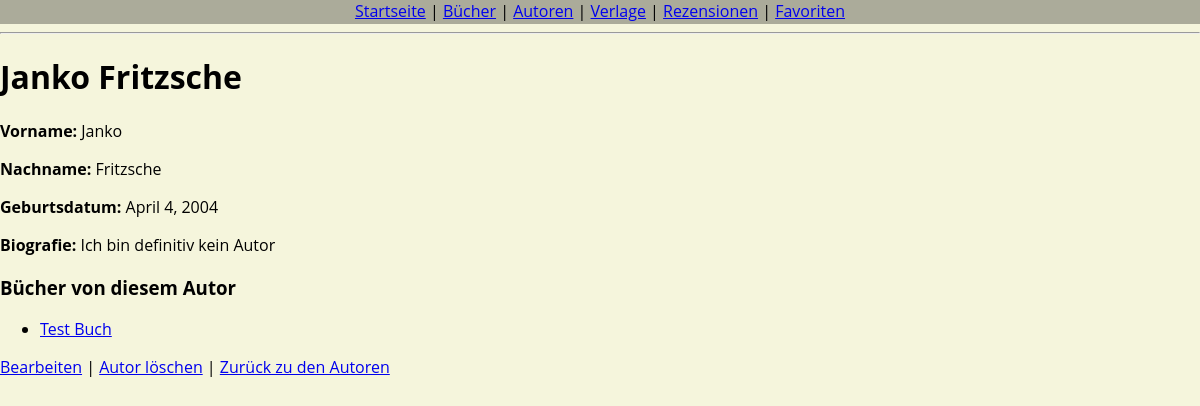
Screenshot of /authors/6/ with the database file from the repository.
### library/models.py (models this page shows, shortened)
class Author(models.Model):
    Vorname = models.CharField(max_length=100)
    Nachname = models.CharField(max_length=100)
    Geburtsdatum = models.DateField(null=True, blank=True)
    Biografie = models.TextField(blank=True)

class BookItem(models.Model):
    Titel = models.CharField(max_length=200)
    Author = models.ForeignKey(Author, on_delete=models.SET_NULL, null=True, blank=True)
    Veröffentlichungsdatum = models.DateField(default=date.today)
    Publisher = models.ForeignKey(Publisher, on_delete=models.CASCADE, null=True, blank=True)
    Genre = models.CharField(max_length=100, blank=True)
    Beschreibung = models.TextField(blank=True)

### library/views.py (the view)
# urls.py: path("authors/<int:pk>/", views.AuthorDetailView.as_view(), name="author_detail"),
class AuthorDetailView(DetailView):
    model = Author
    template_name = "library/author/author_detail.html"
    context_object_name = "author"
    def get_context_data(self, **kwargs):
        context = super().get_context_data(**kwargs)
        context['books'] = BookItem.objects.filter(Author=self.object)
        return context

### library/templates/library/author/author_detail.html
{% extends "library/base.html" %}
{% block content %}
  <h1>{{ object.Vorname }} {{ object.Nachname }}</h1>
  <p><strong>Vorname:</strong> {{ object.Vorname }}</p>
  <p><strong>Nachname:</strong> {{ object.Nachname }}</p>
  <p><strong>Geburtsdatum:</strong> {{ object.Geburtsdatum }}</p>
  <p><strong>Biografie:</strong> {{ object.Biografie }}</p>
  <h3>Bücher von diesem Autor</h3>
  <ul>
    {% for book in books %}
      <li>
        <a href="{% url 'book_detail' book.pk %}">{{ book.Titel }}</a>
      </li>
    {% empty %}
      <li>Keine Bücher vorhanden</li>
    {% endfor %}
    </ul>
  <p>
    <a href="{% url 'author_update' object.pk %}">Bearbeiten</a> |
    <a href="{% url 'author_delete' object.pk %}">Autor löschen</a> |
    <a href="{% url 'author_list' %}">Zurück zu den Autoren</a>
  </p>
{% endblock %}

### library/templates/library/base.html (style rules this page uses)
body { font-family: 'Open Sans', sans-serif; background-color: beige; margin: 0; }

### rows the page displays
Author: Vorname "Janko", Nachname "Fritzsche", Geburtsdatum "April 4, 2004", Biografie "Ich bin definitiv kein Autor"
BookItem: Titel "Test Buch"
